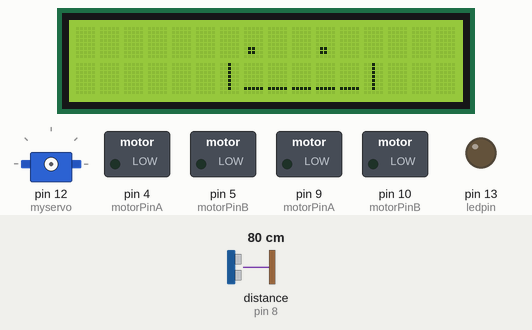
The sketch below on a simulated Arduino Uno, built with avr-gcc and run on an emulated ATmega328P. Shown: 16×2 character LCD, servo, switched loads named in the sketch (green lamp = pin HIGH), output pins drawn as LEDs (lit = HIGH). Wiring (inferred from the names in the program): ultrasonic range finder: trigger pin 7; echo pin 8. The test bench sets the inputs (shaded band); at power-on: distance to the obstacle (sensor on pin 8) 80 cm. The echo pulse lasts 58.3 µs per cm; pins used as bus, display or sensor lines are not drawn; what the sketch prints to the serial monitor is not drawn.

Above: at 5.5 s.
At 8.6 s:
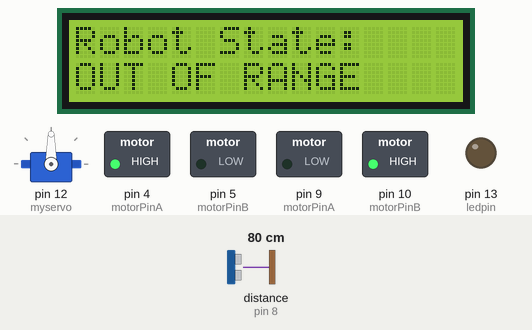
8.7 s: distance to the obstacle (sensor on pin 8) set to 51 cm
11.7 s: distance to the obstacle (sensor on pin 8) set to 41 cm
At 12.5 s:
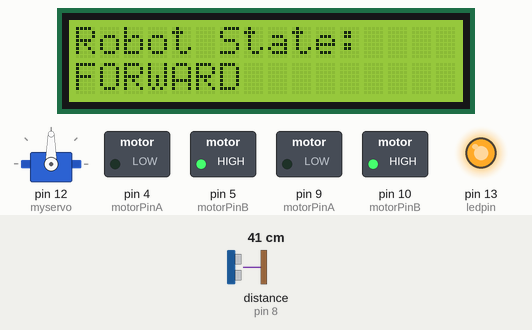
13.2 s: distance to the obstacle (sensor on pin 8) set to 35 cm
14.7 s: distance to the obstacle (sensor on pin 8) set to 30 cm
At 15.0 s:
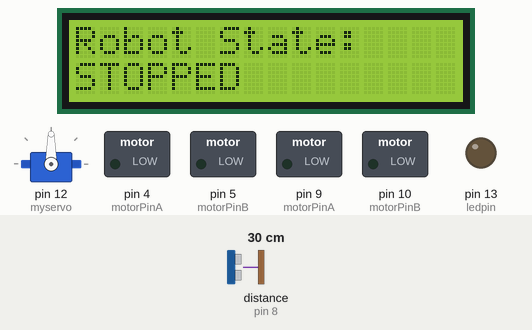
16.2 s: distance to the obstacle (sensor on pin 8) set to 18 cm
17.7 s: distance to the obstacle (sensor on pin 8) set to 14 cm
At 18.8 s:
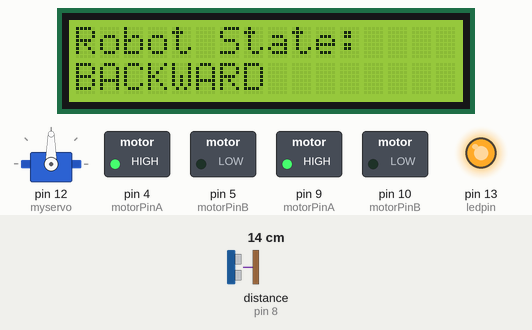
Timing chart, 0 to 20.2 s (numbered marks = the images above; inputs shaded):
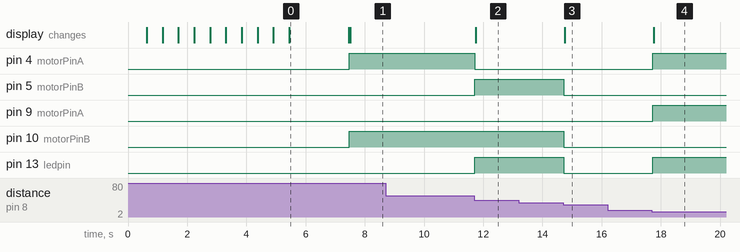

Measured:
- the behaviour switches between 47 and 46 cm on distance to the obstacle (sensor on pin 8) (found by bisection; images 1 and 2)
- the behaviour switches between 32 and 31 cm on distance to the obstacle (sensor on pin 8) (found by bisection; images 2 and 3)
- the behaviour switches between 17 and 16 cm on distance to the obstacle (sensor on pin 8) (found by bisection; images 3 and 4)
- after the input at 8.7 s, every drawn part: stays the same
- after the input at 11.7 s, pin 4 (motorPinA): HIGH → LOW after 0.01 s instead of 0.80 s; pin 5 (motorPinB): LOW → HIGH after 0.01 s instead of 0.80 s
- after the input at 13.2 s, every drawn part: stays the same
- after the input at 14.7 s, pin 5 (motorPinB), pin 10 (motorPinB), pin 13 (ledpin): HIGH → LOW at once; the display: changes after 0.05 s (image 3)
- after the input at 16.2 s, every drawn part: stays the same
- after the input at 17.7 s, pin 4 (motorPinA), pin 9 (motorPinA), pin 13 (ledpin): LOW → HIGH at once; the display: changes after 0.06 s (image 4)
- what the display in image 0 shows lasts 2.1 s, from 5.4 s to 7.5 s

The sketch:

RenewRobot.ino
```cpp
/* -------------------------------------------------------------------- */
/*                Arduino Tank Robot - Team Tanks `R` US                */
/* Created by Tosin Daudu with help from USF Department of Engineering  */
/*                       Using Arduino IDE 1.8.19                       */
/*                     Edited and Tested on 11/29/22                    */
/* -------------------------------------------------------------------- */

#include "Arduino.h"
enum resolution_t { MICROS, MILLIS };
enum status_t {STOPPED, RUNNING, PAUSED};

/* Timer Library; Credit to Stefan Stuab at Timer/Timer.h (https://github.com/sstaub/Timer/blob/main/Timer.h) */
  class Timer
  {
  public:
	Timer(resolution_t resolution = MILLIS);
	~Timer();
	void start();
	void pause();
	void resume();
	void stop();
	uint32_t read();
	status_t state();

  private:
	uint32_t started;
	uint32_t elapsed;
	resolution_t resolution;
	status_t status;
  };

  Timer::Timer(resolution_t resolution) {
	this->resolution = resolution;
  }

  Timer::~Timer() {}

  void Timer::start() {
	elapsed = 0;
	if(resolution == MILLIS) started = millis();
	if(resolution == MICROS) started = micros();
	status = RUNNING;
  }

  void Timer::pause() {
	if (status == RUNNING) {
	  if(resolution == MILLIS) elapsed = elapsed + millis() - started;
	  if(resolution == MICROS) elapsed = elapsed + micros() - started;
	  status = PAUSED;
	}
  }

  void Timer::resume() {
	if (status == PAUSED) {
	  if(resolution == MILLIS) started = millis();
	  if(resolution == MICROS) started = micros();
	  status = RUNNING;
	}
  }

  void Timer::stop() {
	if (status == RUNNING) {
	  if(resolution == MILLIS) elapsed = millis() - started + elapsed;
	  if(resolution == MICROS) elapsed = micros() - started + elapsed;
	}
	status = STOPPED;
  }

  uint32_t Timer::read() {
	if (status == RUNNING) {
	  if(resolution == MILLIS) return millis() - started + elapsed;
	  if(resolution == MICROS) return micros() - started + elapsed;
	}
	return elapsed;
  }

  status_t Timer::state() { return status; }
/* End Timer Library */

#include <LiquidCrystal_I2C.h> /* Import liquid crystal library */

LiquidCrystal_I2C lcd(0x27, 16, 2); /* Specifices how to reference the LCD and it's characteristics */

#include <Servo.h>

Servo myservo;  // create servo object to control a servo


#define ECHOPIN 8 /* attach pin D8 to pin Echo of HC-SR04 */
#define TRIGPIN 7 /* attach pin D7 to pin Trig of HC-SR04 */
#define CHANGE_DIR_TIME 5000


const char* stateLabel = "Robot State:    "; /* Label for robotic states */

const char* robotStatesArr[] = { /* List of message and their cases */
	"STOPPED         ", /* Index: 0, stopped robot state */
	"BACKWARD        ", /* Index: 1, moving backwards robot state */
	"FORWARD         ", /* Index: 2, moving forwards robot state */
	"OUT OF RANGE    ",  /* Index: 3, robot can't find object in range */

	/* Animation */
	"  o            o  ", /* Index: 4, open eyes pt1 */
	"     ________     ", /* Index: 5, open eyes pt2 */
	"   --        --   ", /* Index: 6, closed eyes pt1 */
	"     ________     ", /* Index: 7, closed eyes pt2 */
	"       .  .       ", /* Index: 8, smiley pt1 */
	"      |_____|     " /* Index: 9, smiley pt2 */
};

void startUpAnimation()
{
	for(int i = 0; i < 5; i++)
	{
		lcd.setCursor(0, 0);
		lcd.print(robotStatesArr[4]);
		lcd.setCursor(0, 1);
		lcd.print(robotStatesArr[5]);
		delay(500);
		lcd.setCursor(0, 0);
		lcd.print(robotStatesArr[6]);
		lcd.setCursor(0, 1);
		lcd.print(robotStatesArr[7]);
		delay(500);
	}
	lcd.setCursor(0, 0);
	lcd.print(robotStatesArr[8]);
	lcd.setCursor(0, 1);
	lcd.print(robotStatesArr[9]);
	delay(2000);
}

enum Direction /* All robot directions */
{
	Forwards,
	Backwards,
	Nil
};

struct Motor /* Motor data structure */
{
	const int motorPinA; /* use both `A` and `B` pins to control directions */
	const int motorPinB;
	bool isMoving; /* track to see if motor is moving */
	enum Direction direction; /* motor direction data */

	void off() { /* set values to turn off motors */
		digitalWrite(motorPinA, LOW);
		digitalWrite(motorPinB, LOW);
		isMoving = false;
		direction = Direction::Nil;
	}

	void move(Direction dir) /* move motor in certain direction */
	{
		isMoving = true;
		direction = dir;
		switch (dir) /* match direction and move motor in that direction */
		{
		case Direction::Forwards:
			digitalWrite(motorPinA, LOW);
			digitalWrite(motorPinB, HIGH);
			break;
		case Direction::Backwards:
			digitalWrite(motorPinA, HIGH);
			digitalWrite(motorPinB, LOW);
			break;
		default:
			isMoving = !isMoving;
			break;
		}
	}
};

struct Motor leftMotor = { /* make left motor */
	.motorPinA = 4, /* L298N motor driver pin 1 for left motor */
	.motorPinB = 5, /* L298N motor driver pin 2 for left motor */
	.isMoving = false,
	.direction = Direction::Nil
};

struct Motor rightMotor = { /* make right motor */
	.motorPinA = 9, /* L298N motor driver pin 1 for right motor */
	.motorPinB = 10, /* L298N motor driver pin 2 for right motor */
	.isMoving = false,
	.direction = Direction::Nil
};


/* Global Variables */
	int LCDprev = 99; /* helps to update the LCD state tracks previous */
	int LCDcurr = 100; /* helps to update the LCD state tracks current */

	int ledpin = 13; //specify the LED pin to pin 13

	long duration; /* duration of sound wave travel */
	int distance; /* distance measurement */
	Timer timer; /* timer for turn sequence */
	bool turn; /* turn condition */
	int servoPos;    /* variable to store the servo position */
/* Global Variables end */

void setup()
{
	lcd.init(); /* initializes LCD */
	lcd.backlight(); /* turn on backlight */

	pinMode(TRIGPIN, OUTPUT) ; /* sonar digital pin mode for trig */
	pinMode(ECHOPIN, INPUT); /* sonar digital pin mode for echo - input because it detects signal sent out */

	pinMode(leftMotor.motorPinA, OUTPUT); /* All motor pins are outputs */
	pinMode(leftMotor.motorPinB, OUTPUT); /* All motor pins are outputs */
	pinMode(rightMotor.motorPinA, OUTPUT); /* All motor pins are outputs */
	pinMode(rightMotor.motorPinB, OUTPUT); /* All motor pins are outputs */
	pinMode(ledpin, OUTPUT) ; /* setup LCD pin as an output */

	Serial.begin (9600) ; /* use default of 9600 baud rate for serial communication */

	startUpAnimation();

	lcd.setCursor(0, 0); /* set cursor at top left of lcd screen */
	lcd.print (stateLabel); /* prints the first line "Robot State: " */

	timer.start();
	turn = false;
	servoPos = 0;
	myservo.attach(12);  /* attaches the servo on pin 12 to the servo object */
}

/*
	NOTE from USF ENG: only update the LCD screen when a change of state has occured
	Otherwise, the program become inefficient. LCDprey and LCDcurr variables help us to do this
*/

void calcDistance()
{
	/* Clears the TRIGPIN condition from previous run */
	digitalWrite (TRIGPIN, LOW); /* starts trig pin low */
	delayMicroseconds (2); /* waits for hardware to respond */
	digitalWrite (TRIGPIN, HIGH); /* makes trig pin high */
	delayMicroseconds (10) ; /* continues high trig pin state for 10 microseconds */
	digitalWrite (TRIGPIN, LOW); /* after 10 microseconds trig pin is brought low */
	duration = pulseIn (ECHOPIN, HIGH); /* reads echo as it receives the pulse and stores duration */
	distance = duration * 0.034 / 2; /* Converts the time of flight to distance to object */

	/* Displays the distance on the serial Monitor */
	Serial.print ("Distance: ");
	Serial.print (distance);
	Serial.println(" cm");
}


void searchTurn(bool isStatic = false) /* essentially magic simple but took me soo long to make please dont touch omg */
{
	if (!isStatic){
		Direction left, right;
		if(turn) { left = Direction::Forwards; right = Direction::Backwards; }
		else { left = Direction::Backwards; right = Direction::Forwards; }
			leftMotor.move(left);
			rightMotor.move(right);
		Serial.println(timer.read());
		if(timer.read() > CHANGE_DIR_TIME) { turn = !turn; timer.stop(); timer.start(); }
	} else {
		   myservo.write(servoPos);
		   if(servoPos < 180) { // goes from 0 degrees to 180 degrees
			  servoPos += 10;
			  myservo.write(servoPos);// tell servo to go to position in variable 'pos'
		   } else if (servoPos == 180) {
			  servoPos = 0;
		   } else { // goes from 180 degrees to 0 degrees
			  servoPos -= 10;
			  myservo.write(servoPos);// tell servo to go to position in variable 'pos'
		   }
	}

}

void loop()
{
	LCDprev = LCDcurr;
	calcDistance();

	if (distance <= 15) { /* Too close move backwards */
		LCDcurr = 1; /* set message state to compare with previous state */
		leftMotor.move(Direction::Backwards); /* Move motors backwards */
		rightMotor.move(Direction::Backwards);
		digitalWrite(ledpin, HIGH); /* Turn on lcd to write to screen */

		if (LCDprev != LCDcurr) { /* whether or not to change message is necessary */
			Serial.println(robotStatesArr[1]);
			lcd.setCursor(0, 1);
			lcd.print(robotStatesArr[1]);
			delay(10);
		}
	} else if ((distance <= 30) && (distance > 15)) { /* Stop case */
		LCDcurr = 2;
		leftMotor.off(); /* Both motors off */
		rightMotor.off();
		digitalWrite(ledpin, LOW);

		if (LCDprev != LCDcurr) {  /* whether or not to change message is necessary */
			Serial.println(robotStatesArr[0]);
			lcd.setCursor(0, 1);
			lcd.print(robotStatesArr[0]);
			delay(10);
		}
	} else if ((distance <= 45) && (distance > 30)) { /* Close enough to keep moving forward */
		LCDcurr = 3;
		leftMotor.move(Direction::Forwards);
		rightMotor.move(Direction::Forwards);
		digitalWrite(ledpin, HIGH); /* Turn on lcd to write to */

		if (LCDprev != LCDcurr) {  /* whether or not to change message is necessary */
			Serial.println(robotStatesArr[2]);
			lcd.setCursor(0, 1);
			lcd.print(robotStatesArr[2]);
			delay(10);
		}
	} else { /* values not in range too far case */
		LCDcurr = 4;
		//leftMotor.off();
		//rightMotor.off();
		searchTurn();
		digitalWrite(ledpin, LOW);

		if (LCDprev != LCDcurr) { /* whether or not to change message is necessary */
			Serial.println(robotStatesArr[3]);
			lcd.setCursor(0, 1);
			lcd.print(robotStatesArr[3]);
			delay(10);
		}
	}
	delay(10);
}

/*
  Changelog:
	overhaul code for motor data structs and direction,
	movement functions
	searching algorithm instead of idle out of range
	timing use
	compartimentalize functions
	improve readability
	startup animation                 ?
	back to vs code for spacing
	Better Debug info for states in Serial Monitor
	credit to timer lib
*/

/* todo servo motor, improve movement, experiment with ranges */

/*
	Update: with limited time for making our robot we decided to cut the servo feature.
			Additionally, adding such a feature with the searchturn function working so well it
			would only add to complexity and would decrease the effectiveness of the ultrasonic sensor.
	End development Log: Robot recieved good grade and software working amazing. :)
*/
```
